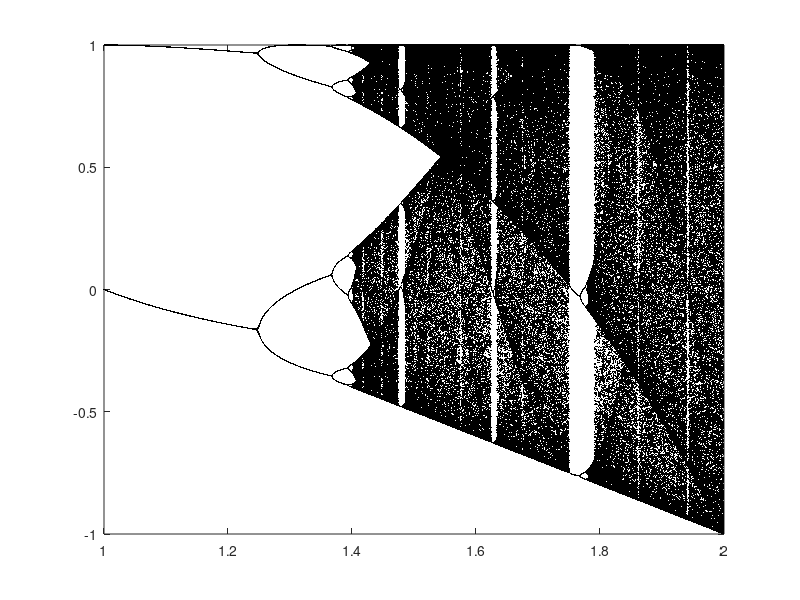

MATLAB code to generate this figure:

% Logistics Map 
%       Classic chaos example. Plots semi-stable values of
%       x(n+1) = r*x(n)*(1-x(n)) as r increases to 4.
%


clear
scale = 10000; % determines the level of rounding
maxpoints = 200; % determines maximum values to plot
N = 3000; % number of "r" values to simulate
a = 1.0; % starting value of "r"
b = 2.0; % final value of "r"... anything higher diverges.
rs = linspace(a,b,N); % vector of "r" values
M = 500; % number of iterations of henon equation

% Loop through the "r" values
for j = 1:length(rs)
    
    r=rs(j); % get current "r"
    x=zeros(M,1);
     y=zeros(M,1);               % allocate memory
    x(1) = 0.5; % initial condition (can be anything from 0 to 1)
    y(1)=0.07;
    for i = 2:M, % iterate
        x(i)=1-r*x(i-1).^2+y(i);
        y(i)=0.3*x(i);
    end
    % only save those unique, semi-stable values
    out{j} = unique(round(scale*x(end-maxpoints:end)));
end

% Rearrange cell array into a large n-by-2 vector for plotting
data = [];
for k = 1:length(rs)
    n = length(out{k});
    data = [data;  rs(k)*ones(n,1),out{k}];
end

% Plot the data
figure(97);clf
plot(data(:,1),data(:,2)/scale,'k.','markersize',0.0001);
% set(h,'markersize',0.1)
% axis tight
% set(gca,'units','normalized','position',[0 0 1 1])
% set(gcf,'color','white')
%axis on
